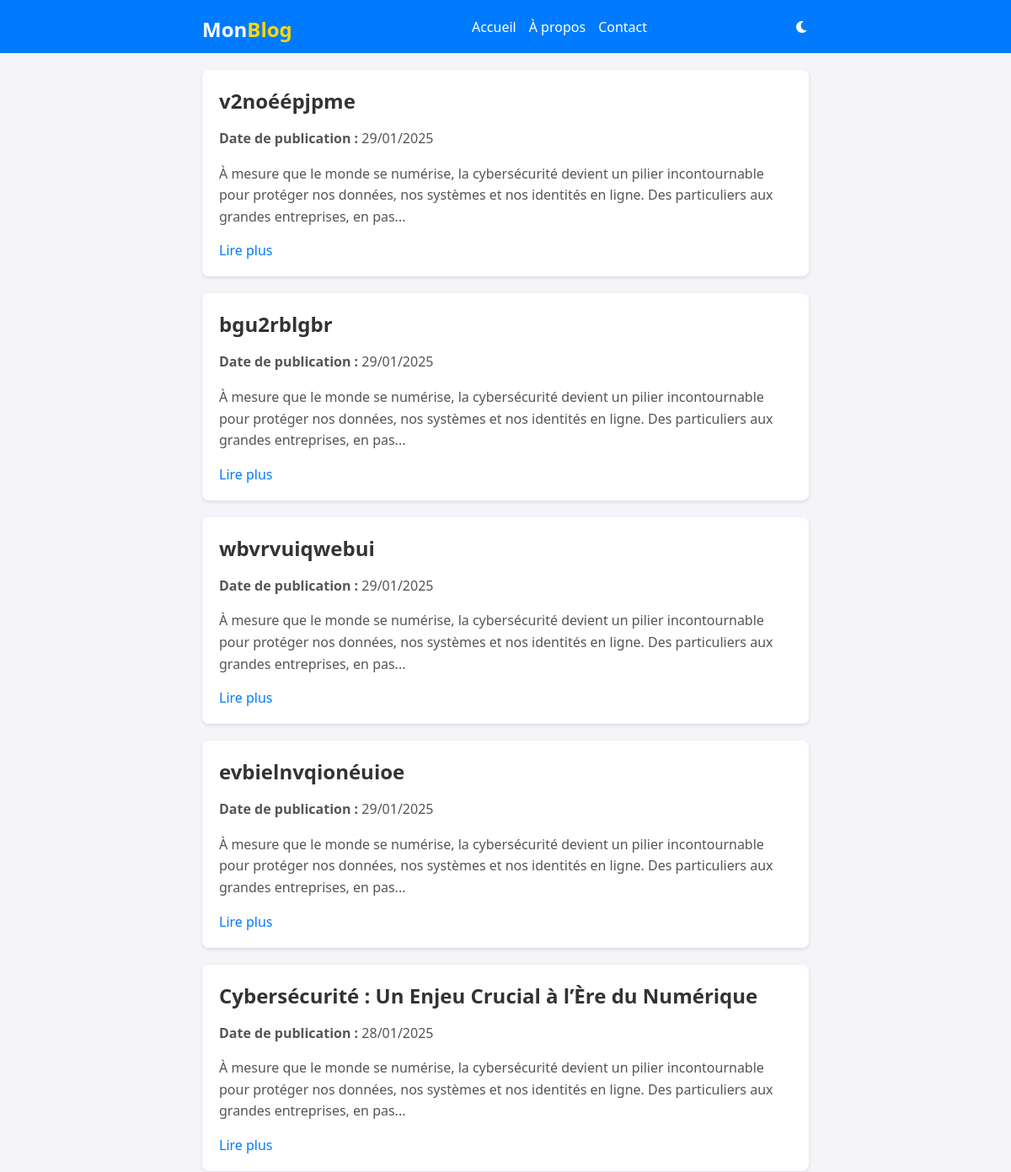
/ (upper part), run on an earlier commit of the app's database.
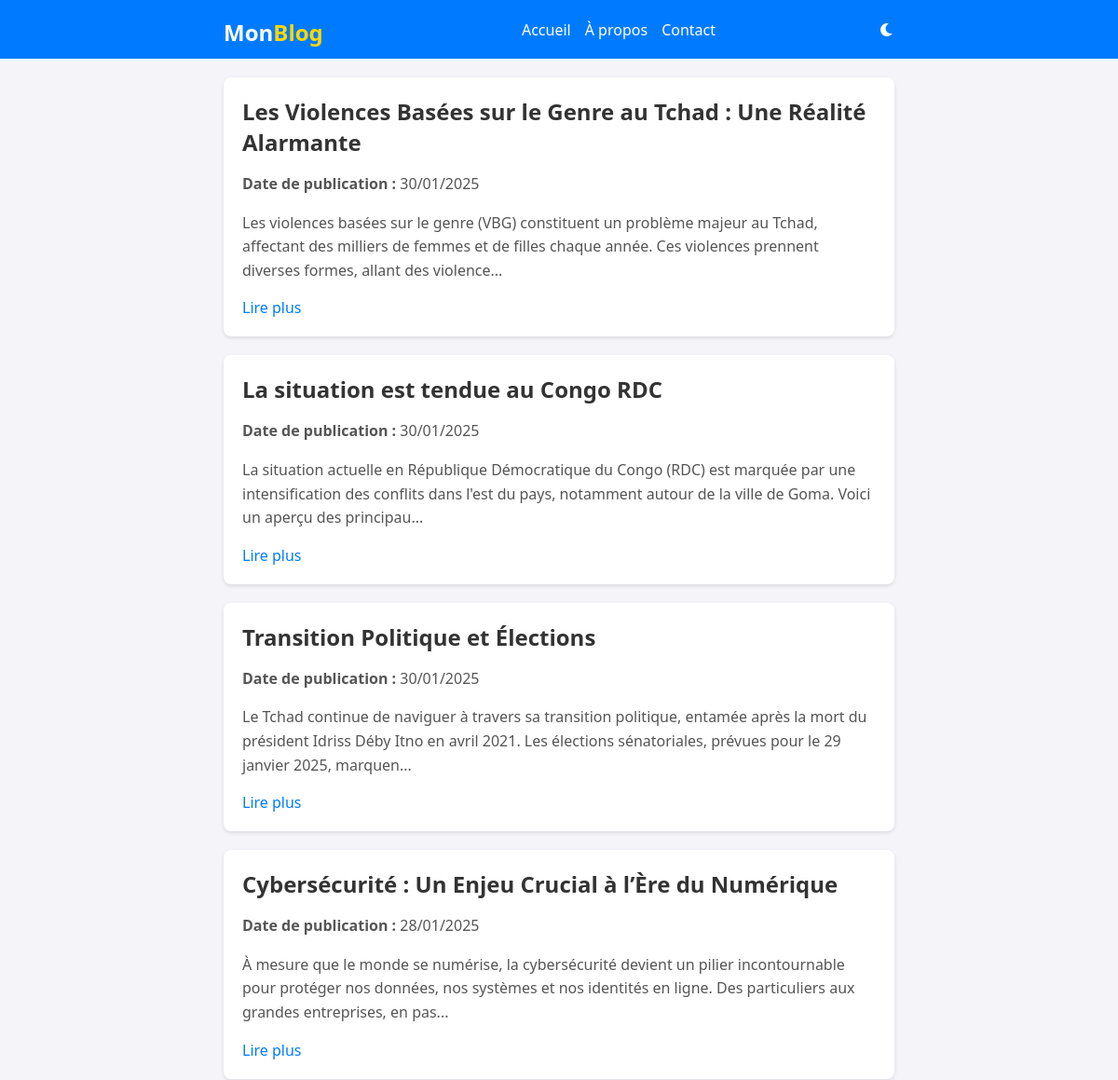
And on a later commit of the database.
### blog/models.py (models this page shows, shortened)
class Article(models.Model):
    titre = models.CharField(max_length=200)
    contenu = models.TextField()
    date_publication = models.DateTimeField(auto_now_add=True)
    likes = models.PositiveIntegerField(default=0)

### blog/views.py (the view)
# urls.py: path('', views.liste_articles, name='liste_articles'),  # Page d'accueil
def liste_articles(request):
    articles = Article.objects.order_by('-date_publication')  # Trier par date décroissante
    return render(request, 'liste_articles.html', {'articles': articles})

### blog/templates/liste_articles.html (shortened to what this page needs)
<!DOCTYPE html>
<html lang="fr">
<head>
    <link rel="stylesheet" href="https://cdnjs.cloudflare.com/ajax/libs/font-awesome/6.0.0-beta3/css/all.min.css">
</head>
<body>
    <header>
        <div class="container">
            <div class="logo">
                <h1><span>Mon</span><span class="highlight">Blog</span></h1>
            </div>
            <nav>
                <a href="#">Accueil</a>
                <a href="#">À propos</a>
                <a href="#contact">Contact</a>
            </nav>
            <i class="fas fa-moon theme-icon"></i>
        </div>
    </header>
    <main class="container">
        {% for article in articles %}
        <div class="article">
            <h2>{{ article.titre }}</h2>
            <p><strong>Date de publication :</strong> {{ article.date_publication|date:"d/m/Y" }}</p>
            <p>{{ article.contenu|slice:":200" }}...</p>
            <a href="{% url 'detail_article' article.id %}">Lire plus</a>
        </div>
        {% endfor %}
    </main>
</body>
</html>

What changed in the data, as far as the page shows it:
removed Article: titre "v2noéépjpme", date_publication "29/01/2025", contenu "À mesure que le monde se numérise, la cybersécurité devient un pilier incontournable pour protéger nos données, nos systèmes et nos identités en ligne. Des particuliers aux grandes entreprises, en pas"
removed Article: titre "bgu2rblgbr", date_publication "29/01/2025", contenu "À mesure que le monde se numérise, la cybersécurité devient un pilier incontournable pour protéger nos données, nos systèmes et nos identités en ligne. Des particuliers aux grandes entreprises, en pas"
removed Article: titre "wbvrvuiqwebui", date_publication "29/01/2025", contenu "À mesure que le monde se numérise, la cybersécurité devient un pilier incontournable pour protéger nos données, nos systèmes et nos identités en ligne. Des particuliers aux grandes entreprises, en pas"
removed Article: titre "evbielnvqionéuioe", date_publication "29/01/2025", contenu "À mesure que le monde se numérise, la cybersécurité devient un pilier incontournable pour protéger nos données, nos systèmes et nos identités en ligne. Des particuliers aux grandes entreprises, en pas"
added Article: titre "Les Violences Basées sur le Genre au Tchad : Une Réalité Alarmante", date_publication "30/01/2025", contenu "Les violences basées sur le genre (VBG) constituent un problème majeur au Tchad, affectant des milliers de femmes et de filles chaque année. Ces violences prennent diverses formes, allant des violence"
added Article: titre "La situation est tendue au Congo RDC", date_publication "30/01/2025", contenu "La situation actuelle en République Démocratique du Congo (RDC) est marquée par une intensification des conflits dans l'est du pays, notamment autour de la ville de Goma. Voici un aperçu des principau"
added Article: titre "Transition Politique et Élections", date_publication "30/01/2025", contenu "Le Tchad continue de naviguer à travers sa transition politique, entamée après la mort du président Idriss Déby Itno en avril 2021. Les élections sénatoriales, prévues pour le 29 janvier 2025, marquen"
